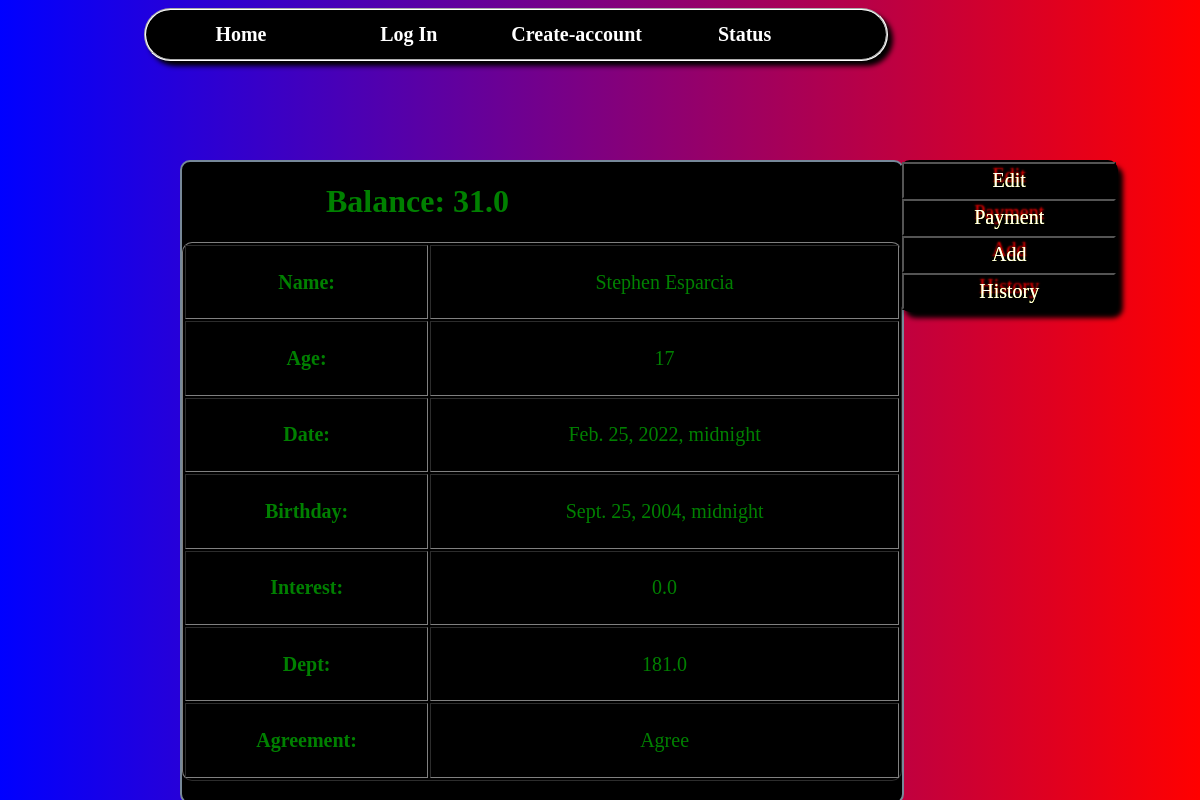
/account/86/, run on the app's committed database.
### base/models.py (models this page shows, shortened)
class Information(models.Model):
    name = models.CharField(max_length=200)
    host = models.ForeignKey(Name, on_delete=models.CASCADE)
    age = models.IntegerField(default=0)
    dept = models.FloatField(default=0)
    balance = models.FloatField(default=0)
    interest = models.FloatField(default=0)
    bool = models.BooleanField(default=False)
    date = models.DateTimeField(default=datetime.date.today())
    birthday = models.DateTimeField(default=datetime.date(2004, 5, 11))
    interest_bool = models.BooleanField(default=True)

### base/views.py (the view, shortened to what this page needs)
# urls.py: path('account/<str:pk>/', views.account, name='account'),
def account(request, pk):
    global date_today
    ls = Name.objects.get(id=int(pk))
    get = Information.objects.get(name=ls)
    date = [get.date.year, get.date.month, get.date.day]
    hence = datetime.date(date[0], date[1], date[2])
    today = datetime.date.today()
    faith = today - hence
    data = Database()
    if not os.path.exists(f'base\\database\\interest\\{ls}.txt'):
        if not os.path.exists('base\\database\\interest'):
            os.mkdir('base\\database\\interest')
        open(f'base\\database\\interest\\{ls}.txt', 'w').write('{"time": [2022, 2, 22]}')
    data.database(True, f'base\\database\\interest\\{ls}.txt')
    database_time = data.files
    joy_date = datetime.date(database_time['time'][0], database_time['time'][1], database_time['time'][2])
    time = today - joy_date
    day()
    if get.balance < 1:
        ls.information_set.update(dept=0)
    if faith.days > date_today[date[1]]:
        result = (faith.days - date_today[date[1]]) + get.dept
        interest = faith.days - date_today[date[1]]
        if get.interest_bool:
            ls.information_set.update(balance=float(result), interest=interest, interest_bool=False)
    return render(request, 'account.html', {'info': ls})

### base/models.py (called while the page is built)
    def __str__(self):
        return self.name

### base/views.py (called while the page is built)
def day():
    global date_today
    calendar = {}
    today = datetime.date.today()
    for i in range(1, 13):
        if i % 2 == 0 and i != 2:
            calendar[i] = 30
        elif i % 2 == 0 and i == 2:
            if today.year % 2 == 0:
                calendar[i] = 28
            else:
                calendar[i] = 29
        else:
            calendar[i] = 31
    date_today = calendar

    def database(self, x, file):
        data = {}
        if x:
            with open(file) as f:
                data = json.load(f)
        else:
            with open(file, 'w') as f:
                f.write(json.dumps(self.files))
        self.files = data
        self.File = file
        return self.files, self.File

### templates/account.html
{% include 'nave_bar.html' %}
{% load static %}
<html lang="">
<head><title>Account</title></head>
<link rel="stylesheet" href="{%  static 'base/css_files/account.css' %}" type="text/css">
<body>
{% block content %}
 {% for i in info.information_set.all %}
        <div class="list-container">
        <h1>Balance: {{ i.balance }}</h1>
            <div>
            <table border="1px" bgcolor="black">
                <tr>
                    <th>Name:</th>
                    <td>{{ i.name }}</td>
                </tr>
                <tr>
                    <th>Age:</th>
                    <td>{{ i.age }}</td>
                </tr>
                <tr>
                    <th>Date:</th>
                    <td>{{ i.date }}</td>
                </tr>
                <tr>
                    <th>Birthday:</th>
                    <td>{{ i.birthday }}</td>
                </tr>
                <tr>
                    <th>Interest:</th>
                    <td>{{ i.interest }}</td>
                </tr>
                <tr>
                    <th>Dept:</th>
                    <td>{{ i.dept }}</td>
                </tr>
                <tr>
                    <th>Agreement:</th>
                    {% if i.bool == False %}
                        <td>Disagree</td>
                    {% else %}
                        <td>Agree</td>
                    {% endif %}
                </tr>
            </table>
        </div>
        </div>
    <div id="list-button">
    <a href="{% url 'edit' info.id%}"><button>Edit</button></a><br>
        <a href="{% url 'payment' info.id%}"><button>Payment</button></a>
        <a href="{% url 'Add' info.id%}"><button>Add</button></a>
    <a href="{% url 'history' info.id%}"><button>History</button></a>
    </div>
 {% endfor %}
{% endblock %}
</body>
</html>

### base/static/base/css_files/account.css (style rules this page uses)
html { background: linear-gradient(to right, blue, red); }
.list-container { border: 2px solid lightslategray; position: absolute; width: 60%; height: 80%; top: 20%; left: 15%; background: black; border-radius: 10px; }
.list-container div { position: relative; top: 0; height: 84.2%; }
.list-container div table { width: 100%; height: 100%; color: green; text-align: center; border-radius: 10px; font-size: 20px; }
h1 { position: relative; left: 20%; color: green; }
#list-button { position: fixed; top: 20%; left: 75%; border: 2px solid; background: black; border-radius: 10px; box-shadow: 5px 6px 5px black; font-weight: bold; }
#list-button button { padding: 5px; width: 100%; background: black; color: white; text-shadow: 0 0 0 yellow, 0 -5px 2px red ; font-family: "MV Boli", serif; font-size: 20px; }

### data on the page
Information: balance "31.0", name "Stephen Esparcia", age "17", date "Feb. 25, 2022, midnight", birthday "Sept. 25, 2004, midnight", interest "0.0", dept "181.0", bool "Agree"
